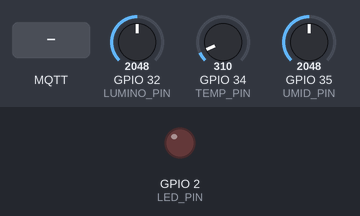
Bench run of a sketch on a simulated ESP32. On the bench: output pins drawn as LEDs (lit = HIGH). Inputs (shaded band) come from the test bench; at power-on: GPIO 32 (LUMINO_PIN) = 2048, GPIO 34 (TEMP_PIN) = 310, GPIO 35 (UMID_PIN) = 2048. WiFi joins after 1.5 s; servers stay silent unless stated; no MQTT or app messages arrive unless stated; what the sketch prints to the serial monitor is not drawn.

Above: at 2.7 s.
2.8 s: MQTT message "on" arrives on the first subscribed topic
At 7.0 s:
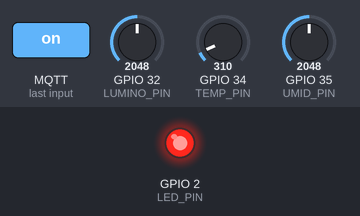
8.0 s: MQTT message "off" arrives on the first subscribed topic
At 12.2 s:
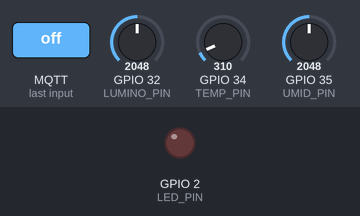
Timing chart, 0 to 13.7 s (numbered marks = the images above; inputs shaded):
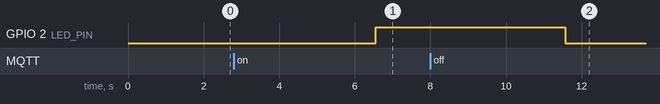

The sketch:

sketch.ino
```cpp
#include <WiFi.h>
#include <WiFiClientSecure.h>
#include <PubSubClient.h>

const char* ssid = "Wokwi-GUEST";
const char* password = "";

const char* mqtt_server = "172f401462374e578ec7d0cecad359b9.s1.eu.hivemq.cloud";
const int mqtt_port = 8883;
const char* mqtt_user = "Lucas";
const char* mqtt_password = "Maxprint123@";

WiFiClientSecure espClient;
PubSubClient client(espClient);

// pino 2 é o LED interno do ESP32
#define LED_PIN 2
// cada potenciômetro representa um sensor diferente
#define TEMP_PIN 34
#define UMID_PIN 35
#define LUMINO_PIN 32

// controla se o alerta já foi disparado pra não ficar publicando toda hora
bool alertaTemperaturaAtivo = false;
bool ledState = false;
// guarda a classificação anterior pra só publicar quando mudar
String ultimaClassificacao = "";

void reconnect() {
  while (!client.connected()) {
    Serial.print("Conectando MQTT... ");
    // o quinto parâmetro é o LWT: se o ESP32 cair sem avisar, o broker publica "OFFLINE" sozinho
    if (client.connect("ESP32_Clima", mqtt_user, mqtt_password, "status/estacao01", 1, true, "OFFLINE")) {
      Serial.println("Conectado!");
      // retain true: quem conectar depois já recebe o ONLINE sem precisar esperar
      client.publish("status/estacao01", "ONLINE", true);

      client.subscribe("controle/led");
      client.subscribe("esp32/mensagem");
    } else {
      Serial.print("Falhou. Codigo: ");
      Serial.println(client.state());
      delay(3000);
    }
  }
}

// chamado automaticamente pelo PubSubClient quando chega mensagem
void callback(char* topic, byte* payload, unsigned int length) {
  String message;
  for (unsigned int i = 0; i < length; i++) {
    message += (char)payload[i];
  }

  String topicStr = String(topic);
  Serial.print("Tópico recebido: ");
  Serial.println(topicStr);

  if (topicStr == "controle/led") {
    if (message == "on") {
      digitalWrite(LED_PIN, HIGH);
      ledState = true;
      // confirma pro dashboard que o comando foi executado
      client.publish("dispositivo/led/status", "on");
      Serial.println("LED LIGADO pelo dashboard!");
    } else if (message == "off") {
      digitalWrite(LED_PIN, LOW);
      ledState = false;
      client.publish("dispositivo/led/status", "off");
      Serial.println("LED DESLIGADO pelo dashboard!");
    }
  } else if (topicStr == "esp32/mensagem") {
    Serial.print("Mensagem recebida: ");
    Serial.println(message);
    String resposta = "Recebi sua mensagem: \"" + message + "\"";
    client.publish("esp32/mensagem/resposta", resposta.c_str());

    Serial.println("Resposta enviada ao dashboard");
    // permite controlar o LED também por texto, ex: "liga" ou "desliga"
    message.toLowerCase();

    if (message.indexOf("desliga") >= 0) {
      digitalWrite(LED_PIN, LOW);
      ledState = false;
      client.publish("dispositivo/led/status", "off");
    }
    else if (message.indexOf("liga") >= 0) {
      digitalWrite(LED_PIN, HIGH);
      ledState = true;
      client.publish("dispositivo/led/status", "on");
    }
  }
}

void setup() {
  Serial.begin(115200);
  pinMode(LED_PIN, OUTPUT);
  digitalWrite(LED_PIN, LOW);

  Serial.println("Conectando WiFi...");
  WiFi.begin(ssid, password);

  while (WiFi.status() != WL_CONNECTED) {
    delay(500);
    Serial.print(".");
  }

  Serial.println("\nWiFi conectado!");

  // setInsecure() ignora verificação de certificado, suficiente pra simulação no Wokwi
  espClient.setInsecure();
  client.setServer(mqtt_server, mqtt_port);
  client.setCallback(callback);
}

void loop() {
  if (!client.connected()) {
    reconnect();
  }
  client.loop();

  int tempRaw = analogRead(TEMP_PIN);
  int umidRaw = analogRead(UMID_PIN);
  int luminoRaw = analogRead(LUMINO_PIN);

  // potenciômetro vai de 0 a 4095 (12 bits), convertemos pra faixas reais
  float temperatura = (tempRaw / 4095.0) * 50.0;   // 0 a 50°C
  float umidade = (umidRaw / 4095.0) * 100.0;       // 0 a 100%
  float luminosidade = (luminoRaw / 4095.0) * 100.0; // 0 a 100%

  // limites definidos junto com a lógica do dashboard
  String classificacao;
  if (temperatura >= 32) classificacao = "ALTA";
  else if (temperatura < 20) classificacao = "FRIA";
  else classificacao = "NORMAL";

  // só loga no serial quando muda, pra não poluir o monitor
  if (classificacao != ultimaClassificacao) {
    if (classificacao == "ALTA") {
      Serial.println("AVISO: Temperatura ALTA detectada!");
    } else if (classificacao == "FRIA") {
      Serial.println("AVISO: Temperatura FRIA detectada!");
    } else {
      Serial.println("Temperatura voltou ao normal.");
    }
    ultimaClassificacao = classificacao;
  }

  // dtostrf converte float pra string sem usar sprintf (mais seguro no ESP32)
  char tempStr[10], umidStr[10], luminoStr[10];
  dtostrf(temperatura, 4, 0, tempStr);
  dtostrf(umidade, 4, 0, umidStr);
  dtostrf(luminosidade, 4, 0, luminoStr);

  // QoS 0 aqui porque os dados são publicados a cada 5s, perda pontual não é crítica
  client.publish("clima/tupaciguara/centro/temperatura", tempStr);
  client.publish("clima/tupaciguara/centro/umidade", umidStr);
  client.publish("clima/tupaciguara/centro/luminosidade", luminoStr);
  client.publish("clima/tupaciguara/centro/classificacao", classificacao.c_str());

  // alerta com retain=true: novo cliente já recebe o último estado ao conectar
  // flag booleana evita publicar o mesmo alerta repetidamente
  if (temperatura >= 32 && !alertaTemperaturaAtivo) {
    String alerta = "{\"alerta\":\"Temperatura Alta\",\"valor\":" + String(temperatura, 0) + "}";
    client.publish("alertas/temperatura", alerta.c_str(), true);
    alertaTemperaturaAtivo = true;
  } else if (temperatura < 32 && temperatura >= 20 && alertaTemperaturaAtivo) {
    String alerta = "{\"alerta\":\"Temperatura Normalizada\",\"valor\":" + String(temperatura, 0) + "}";
    client.publish("alertas/temperatura", alerta.c_str(), true);
    alertaTemperaturaAtivo = false;
  } else if (temperatura < 20 && !alertaTemperaturaAtivo) {
    String alerta = "{\"alerta\":\"Temperatura Fria\",\"valor\":" + String(temperatura, 0) + "}";
    client.publish("alertas/temperatura", alerta.c_str(), true);
    alertaTemperaturaAtivo = true;
  }

  Serial.printf("Temp: %.0f°C | Umid: %.0f%% | Lum: %.0f%% | LED: %s\n",
                temperatura, umidade, luminosidade, ledState ? "LIGADO" : "DESLIGADO");
  delay(5000);
}
```

Measured:
- after the input at 2.8 s, GPIO 2 (LED_PIN): LOW → HIGH after 3.8 s
- after the input at 8.0 s, GPIO 2 (LED_PIN): HIGH → LOW after 3.6 s
